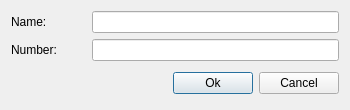
<?xml version="1.0" encoding="UTF-8"?>
<ui version="4.0">
 <class>Entry</class>
 <widget class="QDialog" name="Entry">
  <property name="geometry">
   <rect>
    <x>0</x>
    <y>0</y>
    <width>350</width>
    <height>110</height>
   </rect>
  </property>
  <property name="windowTitle">
   <string>Contact Entry Dialog</string>
  </property>
  <layout class="QGridLayout" name="gridLayout">
   <property name="sizeConstraint">
    <enum>QLayout::SetDefaultConstraint</enum>
   </property>
   <item row="0" column="0">
    <widget class="QLabel" name="label">
     <property name="text">
      <string>Name:</string>
     </property>
    </widget>
   </item>
   <item row="0" column="1" colspan="3">
    <widget class="QLineEdit" name="nameEdit"/>
   </item>
   <item row="1" column="0">
    <widget class="QLabel" name="label_2">
     <property name="text">
      <string>Number:</string>
     </property>
    </widget>
   </item>
   <item row="1" column="1" colspan="3">
    <widget class="QLineEdit" name="numEdit"/>
   </item>
   <item row="2" column="1">
    <spacer name="verticalSpacer">
     <property name="orientation">
      <enum>Qt::Vertical</enum>
     </property>
     <property name="sizeHint" stdset="0">
      <size>
       <width>20</width>
       <height>37</height>
      </size>
     </property>
    </spacer>
   </item>
   <item row="2" column="2">
    <widget class="QPushButton" name="okButton">
     <property name="text">
      <string>Ok</string>
     </property>
    </widget>
   </item>
   <item row="2" column="3">
    <widget class="QPushButton" name="cancelButton">
     <property name="text">
      <string>Cancel</string>
     </property>
    </widget>
   </item>
  </layout>
 </widget>
 <layoutdefault spacing="6" margin="11"/>
 <resources/>
 <connections>
  <connection>
   <sender>okButton</sender>
   <signal>clicked()</signal>
   <receiver>Entry</receiver>
   <slot>accept()</slot>
   <hints>
    <hint type="sourcelabel">
     <x>183</x>
     <y>86</y>
    </hint>
    <hint type="destinationlabel">
     <x>114</x>
     <y>61</y>
    </hint>
   </hints>
  </connection>
  <connection>
   <sender>cancelButton</sender>
   <signal>clicked()</signal>
   <receiver>Entry</receiver>
   <slot>reject()</slot>
   <hints>
    <hint type="sourcelabel">
     <x>282</x>
     <y>80</y>
    </hint>
    <hint type="destinationlabel">
     <x>242</x>
     <y>59</y>
    </hint>
   </hints>
  </connection>
 </connections>
</ui>
